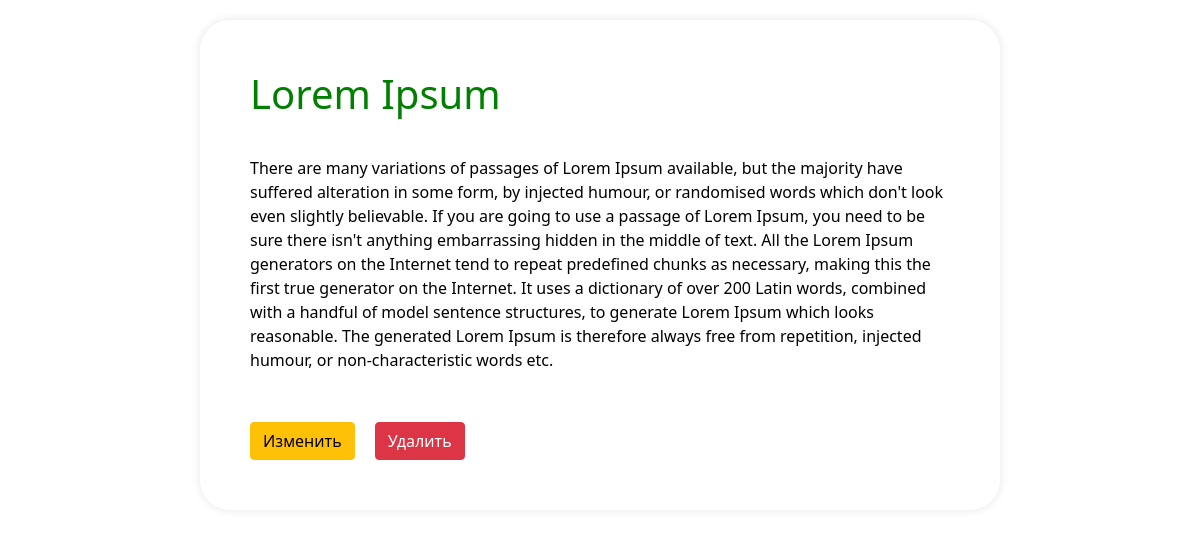
The page /todolist/18/ on the database its author committed.
### todoapp/models.py (models this page shows, shortened)
class Todo(models.Model):
    title = models.CharField(max_length=100)
    details = models.TextField()
    date = models.DateTimeField(auto_now_add=True)

### todoapp/views.py (the view)
# urls.py: path('todolist/<int:pk>/', detailpageview, name='detailpage'),
def detailpageview(request, pk):
    todo = Todo.objects.filter(id=pk).first()
    context = {
        'todo': todo,
    }
    return render(request, 'detail.html', context)

### templates/detail.html (shortened to what this page needs)
<!DOCTYPE html>
<html lang="en">
<head>
        <link href="https://cdn.jsdelivr.net/npm/bootstrap@5.0.2/dist/css/bootstrap.min.css" rel="stylesheet">
</head>
<body>
<div class="container1">
    <h1>{{ todo.title }}</h1>
    <p>{{ todo.details }}</p>
    <div style="display: flex; gap: 20px; margin-top: 40px;">
            <a href="{% url 'todo_edit' todo.id %}"><button class="btn btn-warning">Изменить</button></a>
            <a href="{% url 'deletetodo' todo.id %}"><button class="btn btn-danger" type="submit">Удалить</button></a>
    </div>
    </div>
</body>
</html>

### templates/detail.html (style rules this page uses)
body { font-family: Arial, sans-serif; background-color: #f4f4f4; margin: 0; padding: 0; }
h1 { color: #333; margin-top: 30px; padding-bottom: 30px; font-weight: bold; color: green; }
p { color: #000; padding-bottom: 10px; }
.container1 { max-width: 800px; margin: 0 auto; padding: 50px; background-color: #fff; box-shadow: 0 0 10px rgba(0, 0, 0, 0.1); margin-top: 20px; border-radius: 30px; }

### rows shown on the page
Todo: title "Lorem Ipsum", details "There are many variations of passages of Lorem Ipsum available, but the majority have suffered alteration in some form, by injected humour, or randomised words which don't look even slightly believable. If you are going to use a passage of Lorem Ipsum, you need to be sure there isn't anything embarrassing hidden in the middle of text. All the Lorem Ipsum generators on the Internet tend to repeat predefined chunks as necessary, making this the first true generator on the Internet. It uses a dictionary of over 200 Latin words, combined with a handful of model sentence structures, to generate Lorem Ipsum which looks reasonable. The generated Lorem Ipsum is therefore always free from…"
